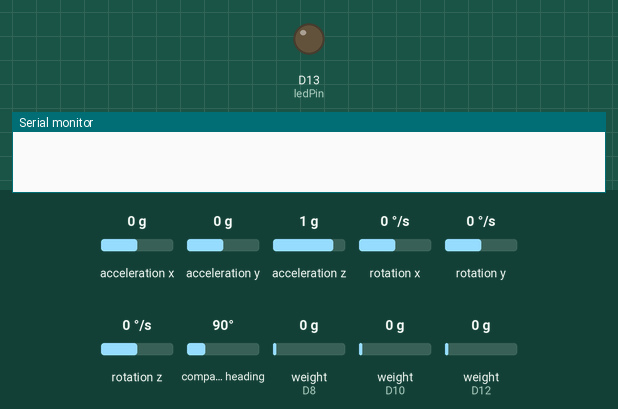
The sketch below on a simulated Arduino Nano 33 BLE. Parts: output pins drawn as LEDs (lit = HIGH), the last lines printed to the serial monitor. Inputs (shaded band) come from the test bench; at power-on: acceleration x 0 g, acceleration y 0 g, acceleration z 1 g, rotation x 0 °/s, rotation y 0 °/s, rotation z 0 °/s, compass heading 90°, weight on the scale (sensors on D8, D10, D12) 0 g. Nothing arrives over Bluetooth unless stated; a phone connects over Bluetooth LE 3 s after start.

Above: at 0.1 s.
At 6.1 s:
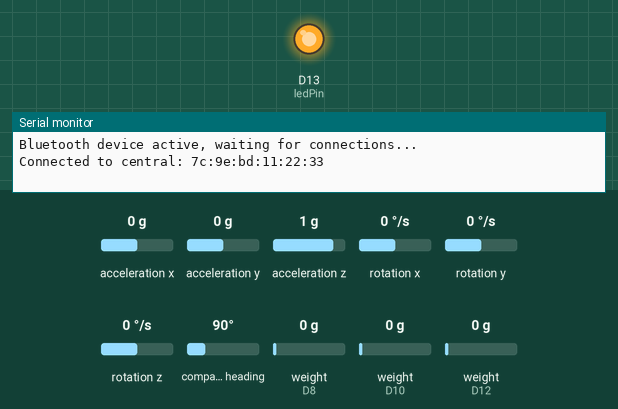
Timing chart, 0 to 7.6 s (numbered marks = the images above):
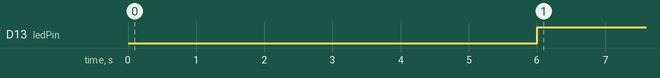

Measured:
- by itself, D13 (ledPin): LOW → HIGH at 6.0 s

The sketch:

LC_bluetooth_04062021.ino
```cpp
//measurements are very sensitive -> jiggling wires causes disturbances
//leg and bolts are 12.5 grams

#include "HX711.h"
#include <Arduino_LSM9DS1.h>
#include <ArduinoBLE.h>

HX711 LC1;
HX711 LC2;
HX711 LC3;

BLEService arduinoControl("3000");
BLECharacteristic loadCells("3100", BLERead | BLEWrite | BLENotify, 20);
BLECharacteristic imu("3200", BLERead | BLEWrite | BLENotify, 40);
const int ledPin = LED_BUILTIN;

#define DOUT1  12
#define CLK1  11
#define DOUT2  10
#define CLK2  9
#define DOUT3  8
#define CLK3  7

float calibration_factor1 = -1950; //for number 1
float calibration_factor2 = -2040; //for number 2
float calibration_factor3 = -2008; //for number 3

void setup() {
  //
  pinMode(ledPin, OUTPUT); // use the LED pin as an output
  Serial.begin(57600);
  //
  if (!IMU.begin()) {
    Serial.println("starting IMU failed!");
  }
  //
  startupLoadCells();
  startupBLE();
}

void loop() {
  //
  LC1.set_scale(calibration_factor1); //Adjust to this calibration factor
  LC2.set_scale(calibration_factor2);
  LC3.set_scale(calibration_factor3); //Adjust to this calibration factor
  //
  BLEDevice central = BLE.central();
  if (central)
  {
    Serial.print("Connected to central: ");
    Serial.println(central.address());
    digitalWrite(LED_BUILTIN, HIGH);

    while (central.connected()) {
      //
      writeLoadCellData();
      writeIMUData();
      //
    }
  }
}
void writeIMUData() {
  float x, y, z;
  char imuChar[40];
  String accdata = "0"; String gyrodata = "0"; String magdata = "0";
  while (!IMU.accelerationAvailable());
  IMU.readAcceleration(x, y, z);
  x = x + 1; y = y + 1; z = z + 1; //add 1 to remove negative numbers
  accdata = String(x) + "," + String(y) + "," + String(z);

  while (!IMU.gyroscopeAvailable()) ;
  IMU.readGyroscope(x, y, z); // only need z component
  gyrodata = String(z);

  while (!IMU.magneticFieldAvailable());
  IMU.readMagneticField(x, y, z);
  magdata = String(x) + "," + String(y) + "," + String(z);

  String imudata = accdata + "," + gyrodata + "," + magdata;
  Serial.println(imudata);
  imudata.toCharArray(imuChar, 40);
  imu.setValue(imuChar);
}

void writeLoadCellData() {  //Write loadcell data to the LC characteristic
  //
  String LCString = String(LC1.get_units(), 2) + "," + String(LC2.get_units(), 2) + "," + String(LC3.get_units(), 2);
  char LCChar[20];
  LCString.toCharArray(LCChar, 20);
  loadCells.setValue(LCChar);
  //
}
void startupLoadCells() {
  LC1.begin(DOUT1, CLK1);
  LC1.set_scale();
  LC1.tare(); //Reset the LC1 to 0
  LC2.begin(DOUT2, CLK2);
  LC2.set_scale();
  LC2.tare(); //Reset the LC1 to 0
  LC3.begin(DOUT3, CLK3);//discovered the error to come from the third amplifier... so for now just set the third instance as the second load cell
  LC3.set_scale();
  LC3.tare(); //Reset the LC1 to 0

}
void startupBLE() {
  if (!BLE.begin()) {
    Serial.println("starting BLE failed!");
    while (1);
  }
  BLE.setEventHandler(BLEConnected, blePeripheralConnectHandler);
  BLE.setEventHandler(BLEDisconnected, blePeripheralDisconnectHandler);
  BLE.setLocalName("ArduinoSensors");
  BLE.setAdvertisedService(arduinoControl);
  arduinoControl.addCharacteristic(loadCells);
  arduinoControl.addCharacteristic(imu);
  BLE.addService(arduinoControl);
  loadCells.setValue(0);  // set an initial value for the characteristic
  imu.setValue(0);
  // start advertising
  BLE.advertise();
  Serial.println(("Bluetooth device active, waiting for connections..."));
}

// NOT IMPORTANT -- maybe important idk im tired of debugging
/////////////////////////////////////////////////////////////////////////////////////////////////
void blePeripheralConnectHandler(BLEDevice central) {
  // central connected event handler
  Serial.print("Connected event, central: ");
  Serial.println(central.address());
}
void blePeripheralDisconnectHandler(BLEDevice central) {
  // central disconnected event handler
  Serial.print("Disconnected event, central: ");
  Serial.println(central.address());
}
void switchCharacteristicWritten(BLEDevice central, BLECharacteristic characteristic) {
  // central wrote new value to characteristic, update LED
  Serial.print("Characteristic event, written: ");

  if (loadCells.value()) {
    Serial.println("LED on");
    digitalWrite(ledPin, HIGH);
  } else {
    Serial.println("LED off");
    digitalWrite(ledPin, LOW);
  }
}
/////////////////////////////////////////////////////////////////////////////////////////////////

//  loadCells.setEventHandler(BLEWritten, switchCharacteristicWritten);   // assign event handlers for characteristic

// SKIP connection check and just broadcast

//  BLEDevice central = BLE.central();
//  if (central) {
//    Serial.print("Connected to central: ");
//    Serial.println(central.address());
//    digitalWrite(LED_BUILTIN, HIGH);
//    while (central.connected()) {
//
```
